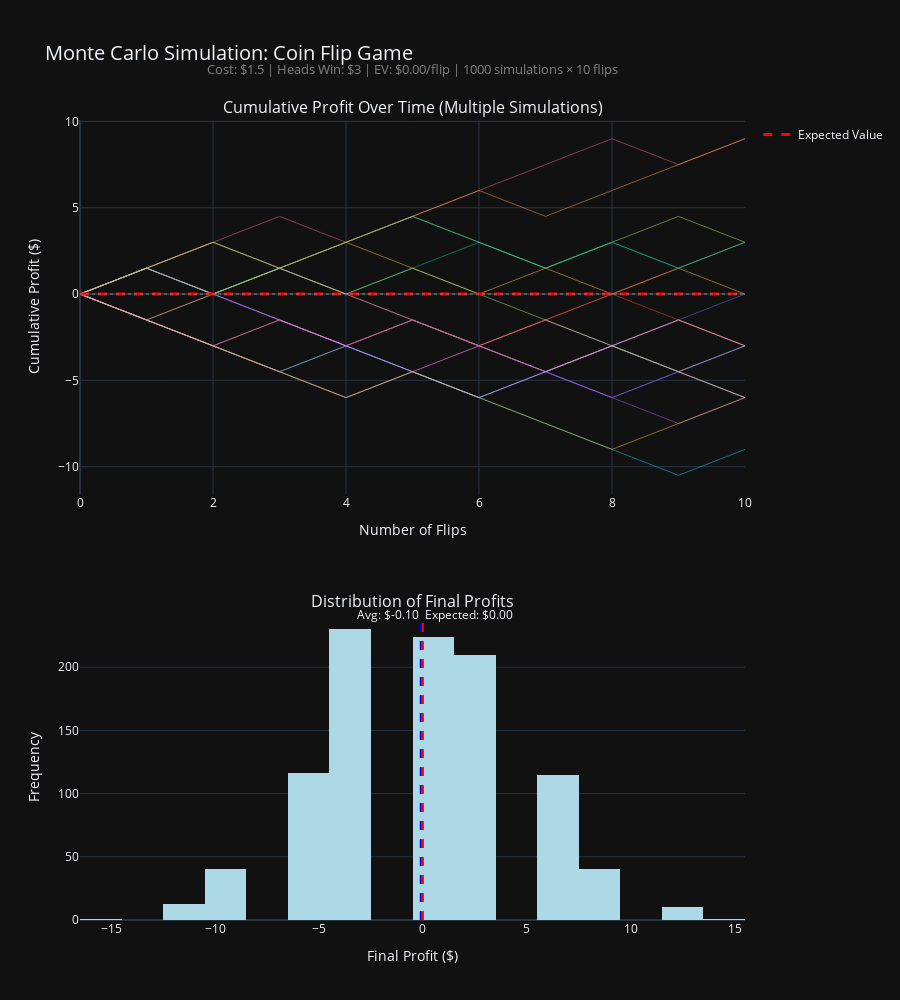

The cell this chart's notebook holds for it:
### Code cell
import numpy as np
import plotly.graph_objects as go
from plotly.subplots import make_subplots
import os
from datetime import datetime

COST = 1.5
PAYOUT_HEADS = 3
PAYOUT_TAILS = 0
EV = (0.5 * PAYOUT_HEADS) + (0.5 * PAYOUT_TAILS) - COST
NUM_FLIPS = 10
NUM_SIMULATIONS = 1000

def simulate_coin_flips(n_flips):
    flips = np.random.randint(0, 2, n_flips)
    profits = np.where(flips == 1, PAYOUT_HEADS - COST, -COST)
    cumulative_profit = np.cumsum(profits)
    return cumulative_profit

print(f"Running {NUM_SIMULATIONS} simulations with {NUM_FLIPS} flips each...")
all_simulations = []
final_profits = []

for i in range(NUM_SIMULATIONS):
    cumulative_profit = simulate_coin_flips(NUM_FLIPS)
    all_simulations.append(cumulative_profit)
    final_profits.append(cumulative_profit[-1])

all_simulations = np.array(all_simulations)
final_profits = np.array(final_profits)

avg_final_profit = np.mean(final_profits)
theoretical_profit = EV * NUM_FLIPS
profitable_sims = np.sum(final_profits > 0)
profit_percentage = (profitable_sims / NUM_SIMULATIONS) * 100

print(f"\n{'='*60}")
print(f"RESULTS:")
print(f"{'='*60}")
print(f"Expected Value per flip: ${EV:.2f}")
print(f"Theoretical profit after {NUM_FLIPS} flips: ${theoretical_profit:.2f}")
print(f"Average profit across all simulations: ${avg_final_profit:.2f}")
print(f"Profitable simulations: {profitable_sims}/{NUM_SIMULATIONS} ({profit_percentage:.1f}%)")
print(f"Min profit: ${np.min(final_profits):.2f}")
print(f"Max profit: ${np.max(final_profits):.2f}")
print(f"{'='*60}\n")

fig = make_subplots(
    rows=2, cols=1,
    subplot_titles=(
        'Cumulative Profit Over Time (Multiple Simulations)',
        'Distribution of Final Profits'
    ),
    vertical_spacing=0.15,
    row_heights=[0.55, 0.45]
)

num_to_plot = min(20, NUM_SIMULATIONS)
x_values = np.arange(1, NUM_FLIPS + 1)

for i in range(num_to_plot):
    y_with_start = np.concatenate([[0], all_simulations[i]])
    x_with_start = np.concatenate([[0], x_values])

    fig.add_trace(
        go.Scatter(
            x=x_with_start,
            y=y_with_start,
            mode='lines',
            name=f'Sim {i+1}',
            line=dict(width=1),
            opacity=0.5,
            showlegend=False
        ),
        row=1, col=1
    )

# ev line starting from 0
theoretical_x = np.concatenate([[0], x_values])
theoretical_y = EV * theoretical_x

fig.add_trace(
    go.Scatter(
        x=theoretical_x,
        y=theoretical_y,
        mode='lines',
        name='Expected Value',
        line=dict(color='red', width=3, dash='dash'),
        showlegend=True
    ),
    row=1, col=1
)

fig.add_hline(y=0, line_dash="dot", line_color="gray", opacity=0.5, row=1, col=1)

fig.add_trace(
    go.Histogram(
        x=final_profits,
        nbinsx=30,
        name='Final Profits',
        marker_color='lightblue',
        showlegend=False
    ),
    row=2, col=1
)

#avoiding overlap
fig.add_vline(
    x=avg_final_profit,
    line_dash="dash",
    line_color="blue",
    annotation_text=f"Avg: ${avg_final_profit:.2f}",
    annotation_position="top left",
    annotation_yshift=10,
    row=2, col=1
)

fig.add_vline(
    x=theoretical_profit,
    line_dash="dash",
    line_color="red",
    annotation_text=f"Expected: ${theoretical_profit:.2f}",
    annotation_position="top right",
    annotation_yshift=10,
    row=2, col=1
)

fig.update_xaxes(title_text="Number of Flips", row=1, col=1)
fig.update_yaxes(title_text="Cumulative Profit ($)", row=1, col=1)
fig.update_xaxes(title_text="Final Profit ($)", row=2, col=1)
fig.update_yaxes(title_text="Frequency", row=2, col=1)

fig.update_layout(
    height=1000,
    title_text=f"Monte Carlo Simulation: Coin Flip Game",
    title_font_size=20,
    showlegend=True,
    hovermode='closest',
    font=dict(size=12),
    margin=dict(t=120, b=80, l=80, r=80)
)

fig.add_annotation(
    text=f"Cost: ${COST} | Heads Win: ${PAYOUT_HEADS} | EV: ${EV:.2f}/flip | {NUM_SIMULATIONS} simulations × {NUM_FLIPS} flips",
    xref="paper", yref="paper",
    x=0.5, y=1.05,
    xanchor='center', yanchor='bottom',
    showarrow=False,
    font=dict(size=13, color="gray")
)

timestamp = datetime.now().strftime("%Y%m%d_%H%M%S")
output_filename = f"coin_flip_simulation_{timestamp}.png"

try:
    print(f"Exporting plot to {output_filename}...")
    fig.write_image(output_filename, width=1400, height=1000, scale=2)
    print(f"✓ Plot saved successfully to {os.path.abspath(output_filename)}")
except PermissionError:
    print(f"✗ Permission denied. The file might be open in another program.")
    print(f"  Trying alternative filename...")
    alt_filename = f"coin_flip_sim_{timestamp}_alt.png"
    try:
        fig.write_image(alt_filename, width=1400, height=1000, scale=2)
        print(f"✓ Plot saved to {os.path.abspath(alt_filename)}")
    except Exception as e:
        print(f"✗ Could not save file: {e}")
except Exception as e:
    print(f"✗ Error saving image: {e}")

fig.show()

### Figure 1 — Plotly figure (JSON) as saved in the notebook; plotly's stock layout.template omitted (floating-point values rounded to 4 significant figures; data arrays with more than 128 entries replaced by an {"elided": "..."} marker saying what was removed)
{"data": [{"line": {"width": 1}, "mode": "lines", "name": "Sim 1", "opacity": 0.5, "showlegend": false, "x": [0, 1, 2, 3, 4, 5, 6, 7, 8, 9, 10], "y": [0.0, 1.5, 0.0, -1.5, -3.0, -4.5, -3.0, -4.5, -3.0, -1.5, 0.0], "type": "scatter", "xaxis": "x", "yaxis": "y"}, {"line": {"width": 1}, "mode": "lines", "name": "Sim 2", "opacity": 0.5, "showlegend": false, "x": [0, 1, 2, 3, 4, 5, 6, 7, 8, 9, 10], "y": [0.0, -1.5, -3.0, -1.5, -3.0, -1.5, -3.0, -1.5, 0.0, -1.5, -3.0], "type": "scatter", "xaxis": "x", "yaxis": "y"}, {"line": {"width": 1}, "mode": "lines", "name": "Sim 3", "opacity": 0.5, "showlegend": false, "x": [0, 1, 2, 3, 4, 5, 6, 7, 8, 9, 10], "y": [0.0, 1.5, 3.0, 1.5, 0.0, 1.5, 3.0, 1.5, 3.0, 1.5, 3.0], "type": "scatter", "xaxis": "x", "yaxis": "y"}, {"line": {"width": 1}, "mode": "lines", "name": "Sim 4", "opacity": 0.5, "showlegend": false, "x": [0, 1, 2, 3, 4, 5, 6, 7, 8, 9, 10], "y": [0.0, -1.5, 0.0, 1.5, 0.0, -1.5, -3.0, -4.5, -6.0, -4.5, -6.0], "type": "scatter", "xaxis": "x", "yaxis": "y"}, {"line": {"width": 1}, "mode": "lines", "name": "Sim 5", "opacity": 0.5, "showlegend": false, "x": [0, 1, 2, 3, 4, 5, 6, 7, 8, 9, 10], "y": [0.0, 1.5, 0.0, 1.5, 0.0, -1.5, -3.0, -4.5, -3.0, -1.5, -3.0], "type": "scatter", "xaxis": "x", "yaxis": "y"}, {"line": {"width": 1}, "mode": "lines", "name": "Sim 6", "opacity": 0.5, "showlegend": false, "x": [0, 1, 2, 3, 4, 5, 6, 7, 8, 9, 10], "y": [0.0, -1.5, -3.0, -4.5, -6.0, -4.5, -6.0, -7.5, -9.0, -10.5, -9.0], "type": "scatter", "xaxis": "x", "yaxis": "y"}, {"line": {"width": 1}, "mode": "lines", "name": "Sim 7", "opacity": 0.5, "showlegend": false, "x": [0, 1, 2, 3, 4, 5, 6, 7, 8, 9, 10], "y": [0.0, 1.5, 3.0, 4.5, 3.0, 4.5, 6.0, 7.5, 9.0, 7.5, 9.0], "type": "scatter", "xaxis": "x", "yaxis": "y"}, {"line": {"width": 1}, "mode": "lines", "name": "Sim 8", "opacity": 0.5, "showlegend": false, "x": [0, 1, 2, 3, 4, 5, 6, 7, 8, 9, 10], "y": [0.0, 1.5, 3.0, 1.5, 3.0, 4.5, 3.0, 1.5, 3.0, 4.5, 3.0], "type": "scatter", "xaxis": "x", "yaxis": "y"}, {"line": {"width": 1}, "mode": "lines", "name": "Sim 9", "opacity": 0.5, "showlegend": false, "x": [0, 1, 2, 3, 4, 5, 6, 7, 8, 9, 10], "y": [0.0, 1.5, 0.0, -1.5, -3.0, -1.5, -3.0, -1.5, -3.0, -4.5, -6.0], "type": "scatter", "xaxis": "x", "yaxis": "y"}, {"line": {"width": 1}, "mode": "lines", "name": "Sim 10", "opacity": 0.5, "showlegend": false, "x": [0, 1, 2, 3, 4, 5, 6, 7, 8, 9, 10], "y": [0.0, -1.5, 0.0, 1.5, 3.0, 1.5, 0.0, 1.5, 0.0, 1.5, 0.0], "type": "scatter", "xaxis": "x", "yaxis": "y"}, {"line": {"width": 1}, "mode": "lines", "name": "Sim 11", "opacity": 0.5, "showlegend": false, "x": [0, 1, 2, 3, 4, 5, 6, 7, 8, 9, 10], "y": [0.0, -1.5, -3.0, -4.5, -3.0, -1.5, -3.0, -4.5, -6.0, -4.5, -3.0], "type": "scatter", "xaxis": "x", "yaxis": "y"}, {"line": {"width": 1}, "mode": "lines", "name": "Sim 12", "opacity": 0.5, "showlegend": false, "x": [0, 1, 2, 3, 4, 5, 6, 7, 8, 9, 10], "y": [0.0, -1.5, -3.0, -4.5, -3.0, -1.5, -3.0, -1.5, 0.0, 1.5, 3.0], "type": "scatter", "xaxis": "x", "yaxis": "y"}, {"line": {"width": 1}, "mode": "lines", "name": "Sim 13", "opacity": 0.5, "showlegend": false, "x": [0, 1, 2, 3, 4, 5, 6, 7, 8, 9, 10], "y": [0.0, 1.5, 0.0, 1.5, 3.0, 4.5, 3.0, 1.5, 3.0, 1.5, 3.0], "type": "scatter", "xaxis": "x", "yaxis": "y"}, {"line": {"width": 1}, "mode": "lines", "name": "Sim 14", "opacity": 0.5, "showlegend": false, "x": [0, 1, 2, 3, 4, 5, 6, 7, 8, 9, 10], "y": [0.0, 1.5, 0.0, -1.5, -3.0, -4.5, -6.0, -4.5, -6.0, -7.5, -6.0], "type": "scatter", "xaxis": "x", "yaxis": "y"}, {"line": {"width": 1}, "mode": "lines", "name": "Sim 15", "opacity": 0.5, "showlegend": false, "x": [0, 1, 2, 3, 4, 5, 6, 7, 8, 9, 10], "y": [0.0, 1.5, 3.0, 1.5, 3.0, 4.5, 6.0, 4.5, 6.0, 7.5, 9.0], "type": "scatter", "xaxis": "x", "yaxis": "y"}, {"line": {"width": 1}, "mode": "lines", "name": "Sim 16", "opacity": 0.5, "showlegend": false, "x": [0, 1, 2, 3, 4, 5, 6, 7, 8, 9, 10], "y": [0.0, -1.5, -3.0, -4.5, -3.0, -4.5, -6.0, -4.5, -3.0, -4.5, -3.0], "type": "scatter", "xaxis": "x", "yaxis": "y"}, {"line": {"width": 1}, "mode": "lines", "name": "Sim 17", "opacity": 0.5, "showlegend": false, "x": [0, 1, 2, 3, 4, 5, 6, 7, 8, 9, 10], "y": [0.0, -1.5, -3.0, -4.5, -6.0, -4.5, -3.0, -4.5, -3.0, -4.5, -3.0], "type": "scatter", "xaxis": "x", "yaxis": "y"}, {"line": {"width": 1}, "mode": "lines", "name": "Sim 18", "opacity": 0.5, "showlegend": false, "x": [0, 1, 2, 3, 4, 5, 6, 7, 8, 9, 10], "y": [0.0, 1.5, 0.0, 1.5, 0.0, 1.5, 0.0, -1.5, -3.0, -4.5, -6.0], "type": "scatter", "xaxis": "x", "yaxis": "y"}, {"line": {"width": 1}, "mode": "lines", "name": "Sim 19", "opacity": 0.5, "showlegend": false, "x": [0, 1, 2, 3, 4, 5, 6, 7, 8, 9, 10], "y": [0.0, -1.5, -3.0, -1.5, -3.0, -4.5, -6.0, -4.5, -3.0, -1.5, -3.0], "type": "scatter", "xaxis": "x", "yaxis": "y"}, {"line": {"width": 1}, "mode": "lines", "name": "Sim 20", "opacity": 0.5, "showlegend": false, "x": [0, 1, 2, 3, 4, 5, 6, 7, 8, 9, 10], "y": [0.0, -1.5, -3.0, -4.5, -6.0, -4.5, -6.0, -7.5, -9.0, -7.5, -6.0], "type": "scatter", "xaxis": "x", "yaxis": "y"}, {"line": {"color": "red", "dash": "dash", "width": 3}, "mode": "lines", "name": "Expected Value", "showlegend": true, "x": [0, 1, 2, 3, 4, 5, 6, 7, 8, 9, 10], "y": [0.0, 0.0, 0.0, 0.0, 0.0, 0.0, 0.0, 0.0, 0.0, 0.0, 0.0], "type": "scatter", "xaxis": "x", "yaxis": "y"}, {"marker": {"color": "lightblue"}, "name": "Final Profits", "nbinsx": 30, "showlegend": false, "x": {"elided": "1000 float values"}, "type": "histogram", "xaxis": "x2", "yaxis": "y2"}], "layout": {"xaxis": {"anchor": "y", "domain": [0.0, 1.0], "title": {"text": "Number of Flips"}}, "yaxis": {"anchor": "x", "domain": [0.5325, 1.0], "title": {"text": "Cumulative Profit ($)"}}, "xaxis2": {"anchor": "y2", "domain": [0.0, 1.0], "title": {"text": "Final Profit ($)"}}, "yaxis2": {"anchor": "x2", "domain": [0.0, 0.3825], "title": {"text": "Frequency"}}, "annotations": [{"font": {"size": 16}, "showarrow": false, "text": "Cumulative Profit Over Time (Multiple Simulations)", "x": 0.5, "xanchor": "center", "xref": "paper", "y": 1.0, "yanchor": "bottom", "yref": "paper"}, {"font": {"size": 16}, "showarrow": false, "text": "Distribution of Final Profits", "x": 0.5, "xanchor": "center", "xref": "paper", "y": 0.3825, "yanchor": "bottom", "yref": "paper"}, {"showarrow": false, "text": "Avg: $-0.10", "x": -0.102, "xanchor": "right", "xref": "x2", "y": 1, "yanchor": "top", "yref": "y2 domain", "yshift": 10}, {"showarrow": false, "text": "Expected: $0.00", "x": 0.0, "xanchor": "left", "xref": "x2", "y": 1, "yanchor": "top", "yref": "y2 domain", "yshift": 10}, {"font": {"color": "gray", "size": 13}, "showarrow": false, "text": "Cost: $1.5 | Heads Win: $3 | EV: $0.00/flip | 1000 simulations × 10 flips", "x": 0.5, "xanchor": "center", "xref": "paper", "y": 1.05, "yanchor": "bottom", "yref": "paper"}], "shapes": [{"line": {"color": "gray", "dash": "dot"}, "opacity": 0.5, "type": "line", "x0": 0, "x1": 1, "xref": "x domain", "y0": 0, "y1": 0, "yref": "y"}, {"line": {"color": "blue", "dash": "dash"}, "type": "line", "x0": -0.102, "x1": -0.102, "xref": "x2", "y0": 0, "y1": 1, "yref": "y2 domain"}, {"line": {"color": "red", "dash": "dash"}, "type": "line", "x0": 0.0, "x1": 0.0, "xref": "x2", "y0": 0, "y1": 1, "yref": "y2 domain"}], "title": {"font": {"size": 20}, "text": "Monte Carlo Simulation: Coin Flip Game"}, "font": {"size": 12}, "margin": {"t": 120, "b": 80, "l": 80, "r": 80}, "height": 1000, "showlegend": true, "hovermode": "closest"}}
